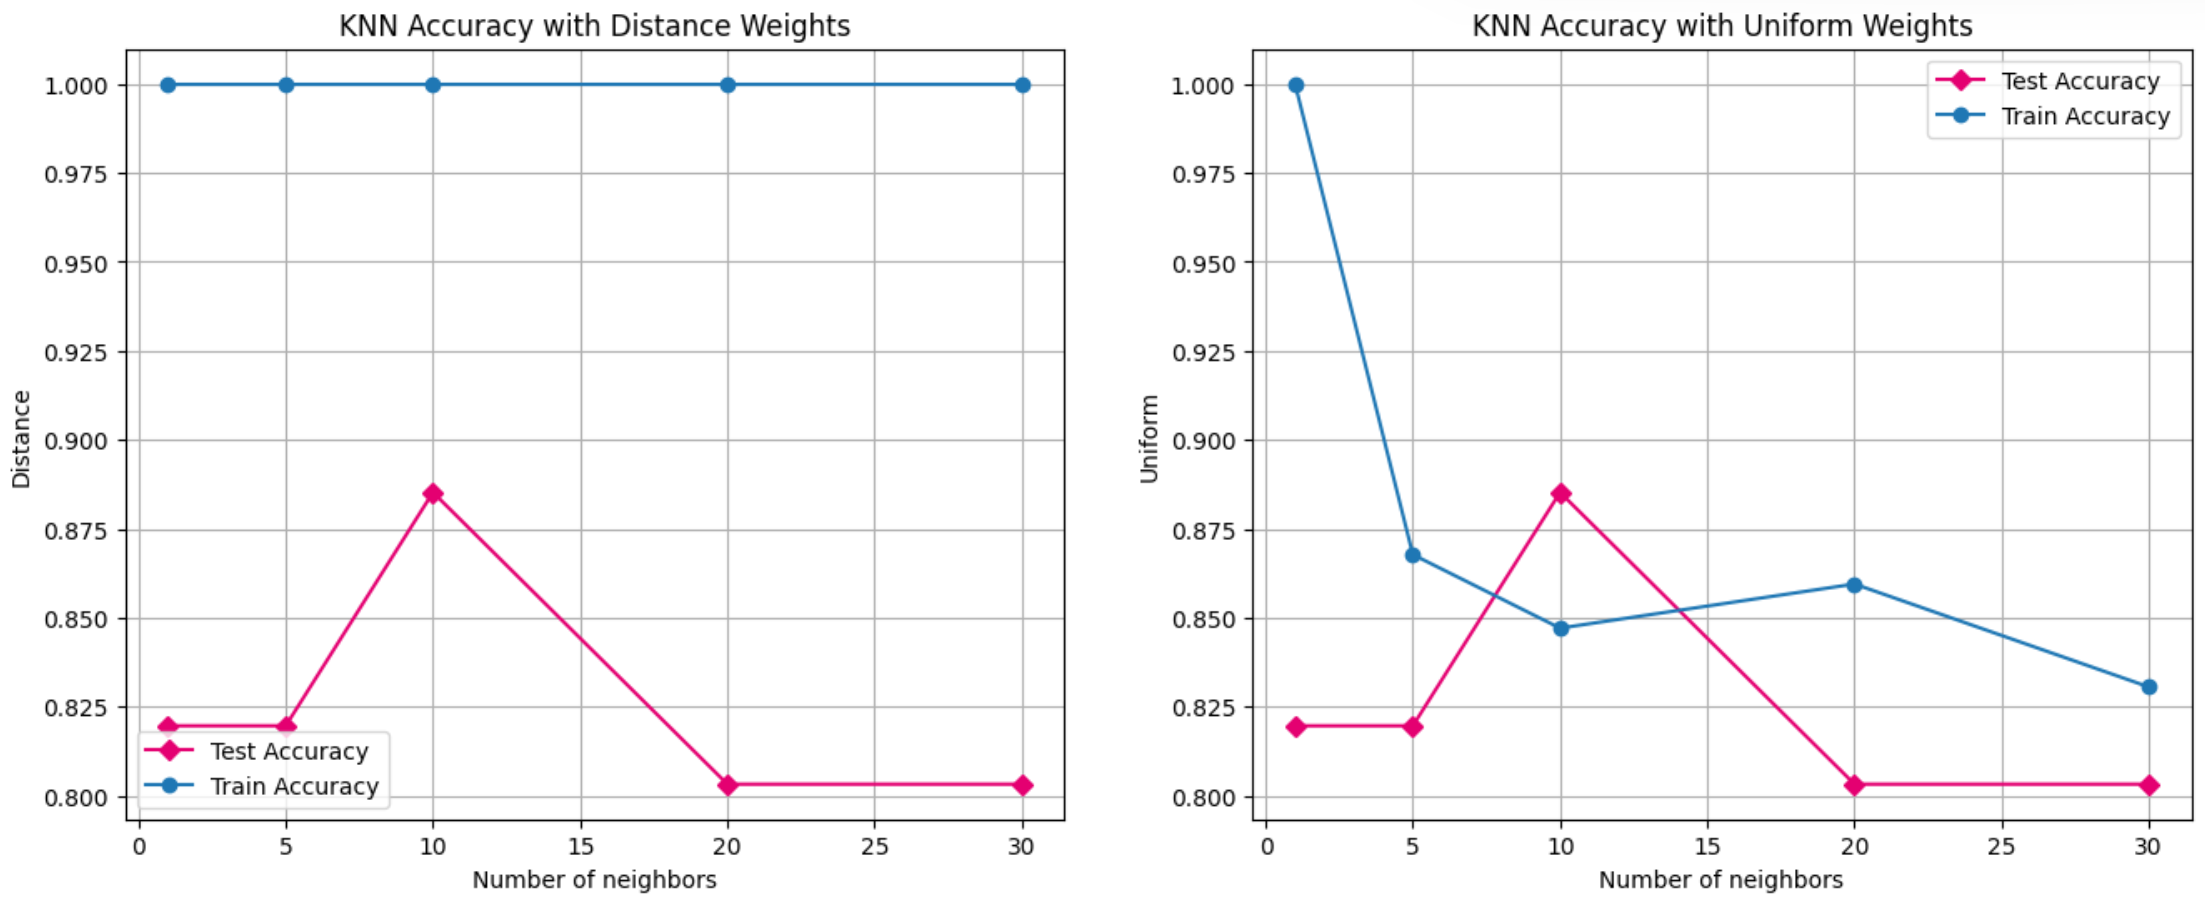

Here is the Python script that generated this plot:
import matplotlib.pyplot as plt
import pandas as pd
from sklearn.neighbors import KNeighborsClassifier
from sklearn.model_selection import train_test_split
from sklearn.preprocessing import StandardScaler

# Read the dataset
df = pd.read_csv("./heart-disease.csv")
X, y = df.drop("target", axis=1), df["target"]

# Split the data into training and testing sets
X_train, X_test, y_train, y_test = train_test_split(X, y, test_size=0.2, random_state=0)

# Standardize the features
scaler = StandardScaler().fit(X_train)
X_train_scaled, X_test_scaled = scaler.transform(X_train), scaler.transform(X_test)

# Define different values of k
number_of_neighbors = [1, 5, 10, 20, 30]

# Initialize lists to store accuracy results
train_acc_uniform, test_acc_uniform = [], []
train_acc_distance, test_acc_distance = [], []

# Train and evaluate KNN with 'uniform' weights
for k in number_of_neighbors:
    knn_uniform = KNeighborsClassifier(n_neighbors=k, weights="uniform")
    knn_uniform.fit(X_train_scaled, y_train)
    train_acc_uniform.append(knn_uniform.score(X_train_scaled, y_train))
    test_acc_uniform.append(knn_uniform.score(X_test_scaled, y_test))

# Train and evaluate KNN with 'distance' weights
for k in number_of_neighbors:
    knn_distance = KNeighborsClassifier(n_neighbors=k, weights="distance")
    knn_distance.fit(X_train_scaled, y_train)
    train_acc_distance.append(knn_distance.score(X_train_scaled, y_train))
    test_acc_distance.append(knn_distance.score(X_test_scaled, y_test))

# Plot the results
plt.figure(figsize=(16, 6))

# Plot distance accuracy
plt.subplot(1, 2, 1)
plt.plot(
    number_of_neighbors, 
    test_acc_distance, 
    label='Test Accuracy', 
    marker='D', 
    color='#E40071'
)

plt.plot(
    number_of_neighbors, 
    train_acc_distance, 
    label='Train Accuracy', 
    marker='o', 
    color='#1f77b4')

plt.xlabel('Number of neighbors')
plt.ylabel('Distance')
plt.title('KNN Accuracy with Distance Weights')
plt.grid(True)
plt.legend()

# Plot uniform accuracy
plt.subplot(1, 2, 2)
plt.plot(
    number_of_neighbors, 
    test_acc_uniform, 
    label='Test Accuracy', 
    marker='D', 
    color='#E40071'
)

plt.plot(
    number_of_neighbors, 
    train_acc_uniform, 
    label='Train Accuracy', 
    marker='o', 
    color='#1f77b4'
)

# Add labels and title
plt.xlabel('Number of neighbors')
plt.ylabel('Uniform')
plt.title('KNN Accuracy with Uniform Weights')
plt.grid(True)
plt.legend()
plt.show()
